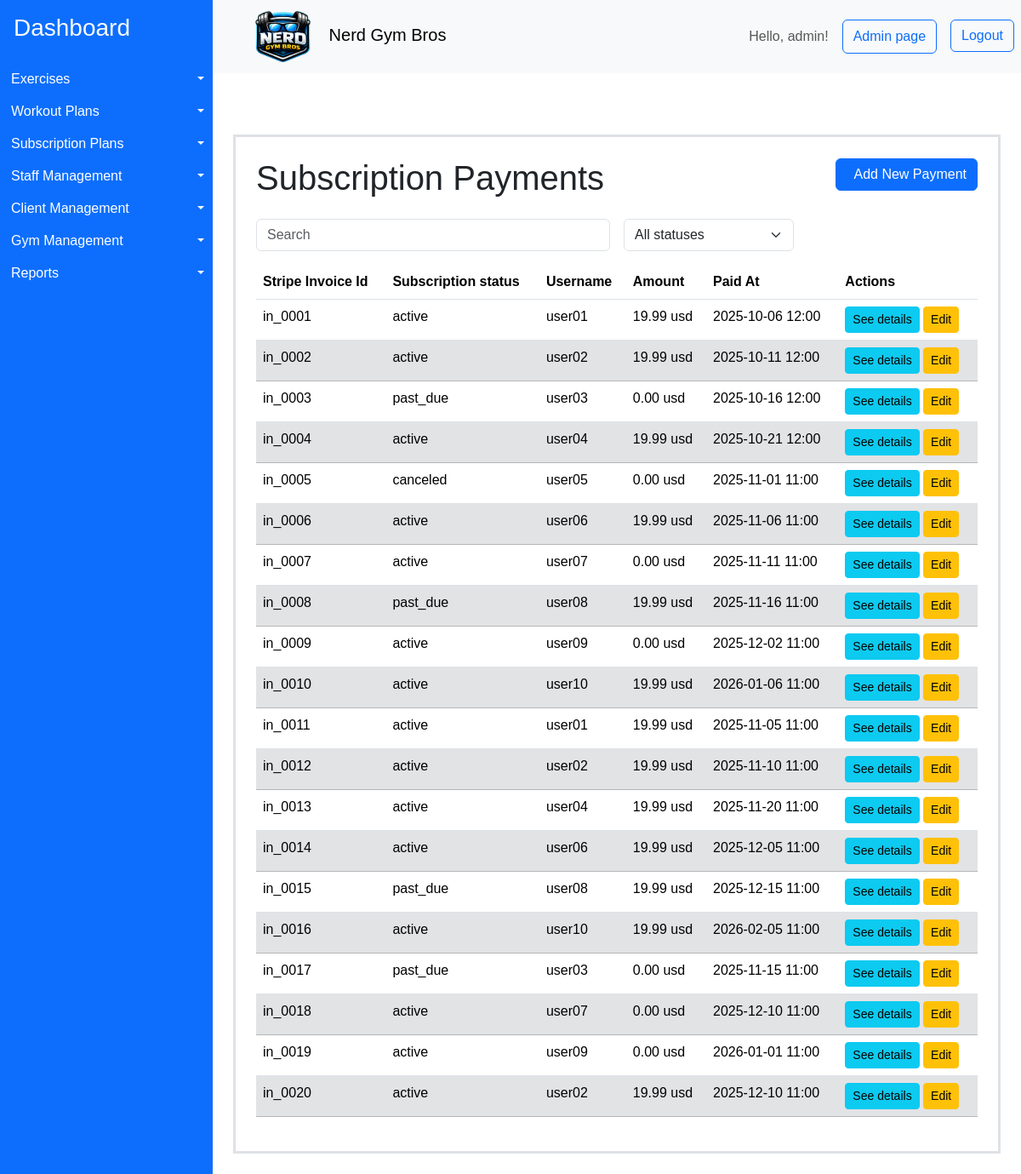
Screenshot of /subscription-payments/ (signed in) with the database file from the repository.
### gymApp/models/subscription.py (models this page shows, shortened)
class SubscriptionPayment(models.Model):
    stripe_invoice_id = models.CharField(max_length=255, unique=True)
    subscription = models.ForeignKey(
        Subscription, null=True, blank=True, on_delete=models.SET_NULL
    )
    amount_paid = models.BigIntegerField()  # in cents
    currency = models.CharField(max_length=10)
    paid_at = models.DateTimeField()
    created_at = models.DateTimeField(auto_now_add=True)
    class Meta:
        indexes = [
            models.Index(fields=["subscription"]),
            models.Index(fields=["paid_at"]),
        ]
    @property
    def amount_paid_major(self):
        return Decimal(self.amount_paid or 0) / Decimal("100")

class Subscription(models.Model):
    STATUS_CHOICES = [
        ("incomplete", "Incomplete"),
        ("active", "Active"),
        ("past_due", "Past due"),
        ("canceled", "Canceled"),
        ("unpaid", "Unpaid"),
    ]
    user = models.ForeignKey(User, on_delete=models.CASCADE)
    stripe_customer_id = models.CharField(max_length=255)
    stripe_subscription_id = models.CharField(max_length=255, unique=True)
    price_id = models.CharField(max_length=255)
    status = models.CharField(max_length=50, choices=STATUS_CHOICES)
    current_period_start = models.DateTimeField(null=True, blank=True)
    current_period_end = models.DateTimeField(null=True, blank=True)
    cancel_at_period_end = models.BooleanField(default=False)
    canceled_at = models.DateTimeField(null=True, blank=True)
    ended_at = models.DateTimeField(null=True, blank=True)
    created_at = models.DateTimeField(auto_now_add=True)
    class Meta:
        indexes = [
            models.Index(fields=["user", "status"]),
            models.Index(fields=["stripe_customer_id"]),
            models.Index(fields=["stripe_subscription_id"]),
            models.Index(fields=["current_period_end"]),
        ]

### gymApp/views/admin_page.py (the view)
class SubscriptionPaymentListView(
    LoginRequiredMixin, PermissionRequiredMixin, ListView
):
    model = SubscriptionPayment
    template_name = "gymApp/subscription_payment/list.html"
    context_object_name = "subscription_payments"
    permission_required = "gymApp.view_subscriptionpayment"
    raise_exception = True

### gymApp/templates/gymApp/subscription_payment/list.html (shortened to what this page needs)
{% extends "gymApp/layout.html" %}
{% load bootstrap_icons %}
{% load static %}
{% block content %}
<div class="container mt-5 p-4 border border-3" >
    <div class="d-flex justify-content-between align-items-center mb-3">
        <h1>Subscription Payments</h1>
        <a href="{% url 'subscription_payment_create' %}" class="btn btn-primary mb-3">
            <span class="ms-2">Add New Payment</span>
        </a>
    </div>
    <div class="row g-3 mb-3">
        <div class="col-md-6">
            <input id="searchInput" type="text" class="form-control" placeholder="Search">
        </div>
        <div class="col-md-3">
            <select id="subscriptionStatusFilter" class="form-select">
                <option value="">All statuses</option>
            </select>
        </div>
    </div>
    <table id="subscriptionPaymentsTable" class="table">
        <thead>
            <tr>
                <th scope="col">Stripe Invoice Id</th>
                <th scope="col">Subscription status</th>
                <th scope="col">Username </th>
                <th scope="col">Amount</th>
                <th scope="col">Paid At</th>
                <th scope="col">Actions</th>
            </tr>
        </thead>
        <tbody>
    {% for payment in subscription_payments %}
            <tr>
                <td class="sub-stripe-invoice-id">{{ payment.stripe_invoice_id }}</td>
                <td class="sub-subscription-status">{{ payment.subscription.status }}</td>
                <td class="sub-username">{{ payment.subscription.user.username }}</td>
                <td class="sub-amount">{{ payment.amount_paid_major|floatformat:2 }} {{ payment.currency }}</td>
                <td class="sub-paid-at">{{ payment.paid_at|date:"Y-m-d H:i" }}</td>
                <td>
                    <a href="{% url 'subscription_payment_detail' payment.pk %}" class="btn btn-info btn-sm">See details</a>
                    <a href="{% url 'subscription_payment_update' payment.pk %}" class="btn btn-warning btn-sm">Edit</a>
                </td>
            </tr>
    {% empty %}
            <tr>
                <td colspan="6">No payments.</td>
            </tr>
    {% endfor %}
        </tbody>
    </table>
</div>
{% endblock %}

### gymApp/templates/gymApp/layout.html (shortened to what this page needs)
{% load bootstrap_icons %}
{% load static %}
<!DOCTYPE html>
<html>
    <head>
        <link href="https://cdn.jsdelivr.net/npm/bootstrap@5.3.8/dist/css/bootstrap.min.css" rel="stylesheet">
        <link rel="stylesheet" href="{% static 'styles/styles.css' %}">
    </head>
    <body>
    <div class="container-fluid layout d-flex flex-row p-0">
      <aside class="sidebar bg-primary" id="sidebar">
        <a class="d-block h3 pt-3 ps-3 link-light link-underline-opacity-0" href="{% url 'home'%}">Dashboard</a>
        <ul class="list-group mt-4" style="white-space: nowrap;" >
          {% if perms.gymApp.view_exercise %}
            <li class="d-flex  btn-group" >
              <a href="{% url 'exercise_list' %}" class="d-block text-start btn btn-primary rounded-0 flex-grow-1 "> {% bs_icon 'person-walking' size='1.25em'  %} Exercises</a>
              <button type="button" class="d-block btn btn-primary rounded-0 dropdown-toggle dropdown-toggle-split flex-grow-0 flex-shrink-0 " data-bs-toggle="dropdown" aria-expanded="false">
              </button>
            </li>
          {% endif %}
          {% if perms.gymApp.view_workoutplan %}
            <li class="d-flex  btn-group">
              <a href="{% url 'workout_plan_list' %}" class="d-block text-start btn btn-primary rounded-0 flex-grow-1 "> {% bs_icon 'list-check' size='1.25em'  %} Workout Plans</a>
              <button type="button" class="d-block btn btn-primary rounded-0 dropdown-toggle dropdown-toggle-split flex-grow-0 flex-shrink-0 " data-bs-toggle="dropdown" aria-expanded="false">
              </button>
            </li>
          {% endif %}
          {% if perms.gymApp.view_subscriptionplan %}
            <li class="d-flex  btn-group">
              <a href="{% url 'subscription_plan_list' %}" class="d-block text-start btn btn-primary rounded-0 flex-grow-1 "> {% bs_icon 'currency-dollar' size='1.25em'  %} Subscription Plans</a>
              <button type="button" class="d-block btn btn-primary rounded-0 dropdown-toggle dropdown-toggle-split flex-grow-0 flex-shrink-0 " data-bs-toggle="dropdown" aria-expanded="false">
              </button>
            </li>
          {% endif %}
          {% if user.is_superuser %}
          <li class="d-flex  btn-group">
            <a href="{% url 'staff_list' %}" class="d-block text-start btn btn-primary rounded-0 flex-grow-1 "> {% bs_icon 'hammer' size='1.25em'  %} Staff Management</a>
            <button type="button" class="d-block btn btn-primary rounded-0 dropdown-toggle dropdown-toggle-split flex-grow-0 flex-shrink-0 " data-bs-toggle="dropdown" aria-expanded="false">
            </button>
          </li>
          {% endif %}
          {% if perms.gymApp.view_clientprofile %}
          <li class="d-flex  btn-group">
            <a href="{% url 'client_list' %}" class="d-block text-start btn btn-primary rounded-0 flex-grow-1 "> {% bs_icon 'people-fill' size='1.25em'  %} Client Management</a>
            <button type="button" class="d-block btn btn-primary rounded-0 dropdown-toggle dropdown-toggle-split flex-grow-0 flex-shrink-0 " data-bs-toggle="dropdown" aria-expanded="false">
            </button>
          </li>
          {% endif %}
          {% if perms.gymApp.view_gym %}
          <li class="d-flex  btn-group">
            <a href="{% url 'gym_list' %}" class="d-block text-start btn btn-primary rounded-0 flex-grow-1 "> {% bs_icon 'houses-fill' size='1.25em'  %} Gym Management</a>
            <button type="button" class="d-block btn btn-primary rounded-0 dropdown-toggle dropdown-toggle-split flex-grow-0 flex-shrink-0 " data-bs-toggle="dropdown" aria-expanded="false">
            </button>
          </li>
          {% endif %}
          <li class="d-flex  btn-group">
            <a href="{% url 'reports' %}" class="d-block text-start btn btn-primary rounded-0 flex-grow-1 "> {% bs_icon 'file-earmark-bar-graph-fill' size='1.25em'  %} Reports</a>
            <button type="button" class="d-block btn btn-primary rounded-0 dropdown-toggle dropdown-toggle-split flex-grow-0 flex-shrink-0 " data-bs-toggle="dropdown" aria-expanded="false">
            </button>
          </li>
        </ul>
      </aside>
      <div class="content container-fluid p-0">
        <nav class="navbar navbar-light bg-light p-2">
          <div class="d-flex align-items-center">
          <button class="btn toggle-btn" id="toggleBtn">{% bs_icon 'list' size='1.75em' color='blue' %}</button>
          <span class="navbar-brand mb-0 h1 ms-3"><img class="me-3" src="{% static 'assets/icons/logo.png' %}" alt="Nerd Gym Bros Logo" style="height: 3em;"> Nerd Gym Bros </span>
          </div>
          <div class="d-flex">
          <span class=" navbar-text me-3"> Hello, {{ user.username }}! </span>
          {% if user.is_superuser %}
            <button class="btn btn-outline-primary me-3" onclick="location.href='{% url 'admin:index' %}'">Admin page</button>
          {% endif %}
          <form method="post" action="{% url 'logout' %}">
              <button type="submit" class="btn btn-outline-primary">Logout</button>
          </form>
          </div>
        </nav>
        <main class='p-4'>
            {% block content %}{% endblock %}
        </main>
      </div>
    </div>
    </body>
</html>

### gymApp/static/styles/styles.css (style rules this page uses)
* { box-sizing: border-box; }
body { box-sizing: border-box; margin: 0; font-family: sans-serif; }
.layout { min-height: 100vh; }
.sidebar { overflow:hidden; transform: translateX(0); min-width: 250px; width: 250px; transition: width .15s ease-in-out; }
.toggle-btn { display: block; }

### rows the page displays
SubscriptionPayment: stripe_invoice_id "in_0001", subscription.status "active", subscription.user.username "user01", amount_paid_major "19.99", currency "usd", paid_at "2025-10-06 12:00"
SubscriptionPayment: stripe_invoice_id "in_0002", subscription.status "active", subscription.user.username "user02", amount_paid_major "19.99", currency "usd", paid_at "2025-10-11 12:00"
SubscriptionPayment: stripe_invoice_id "in_0003", subscription.status "past_due", subscription.user.username "user03", amount_paid_major "0.00", currency "usd", paid_at "2025-10-16 12:00"
SubscriptionPayment: stripe_invoice_id "in_0004", subscription.status "active", subscription.user.username "user04", amount_paid_major "19.99", currency "usd", paid_at "2025-10-21 12:00"
SubscriptionPayment: stripe_invoice_id "in_0005", subscription.status "canceled", subscription.user.username "user05", amount_paid_major "0.00", currency "usd", paid_at "2025-11-01 11:00"
SubscriptionPayment: stripe_invoice_id "in_0006", subscription.status "active", subscription.user.username "user06", amount_paid_major "19.99", currency "usd", paid_at "2025-11-06 11:00"
SubscriptionPayment: stripe_invoice_id "in_0007", subscription.status "active", subscription.user.username "user07", amount_paid_major "0.00", currency "usd", paid_at "2025-11-11 11:00"
SubscriptionPayment: stripe_invoice_id "in_0008", subscription.status "past_due", subscription.user.username "user08", amount_paid_major "19.99", currency "usd", paid_at "2025-11-16 11:00"
SubscriptionPayment: stripe_invoice_id "in_0009", subscription.status "active", subscription.user.username "user09", amount_paid_major "0.00", currency "usd", paid_at "2025-12-02 11:00"
SubscriptionPayment: stripe_invoice_id "in_0010", subscription.status "active", subscription.user.username "user10", amount_paid_major "19.99", currency "usd", paid_at "2026-01-06 11:00"
SubscriptionPayment: stripe_invoice_id "in_0011", subscription.status "active", subscription.user.username "user01", amount_paid_major "19.99", currency "usd", paid_at "2025-11-05 11:00"
SubscriptionPayment: stripe_invoice_id "in_0012", subscription.status "active", subscription.user.username "user02", amount_paid_major "19.99", currency "usd", paid_at "2025-11-10 11:00"
SubscriptionPayment: stripe_invoice_id "in_0013", subscription.status "active", subscription.user.username "user04", amount_paid_major "19.99", currency "usd", paid_at "2025-11-20 11:00"
SubscriptionPayment: stripe_invoice_id "in_0014", subscription.status "active", subscription.user.username "user06", amount_paid_major "19.99", currency "usd", paid_at "2025-12-05 11:00"
SubscriptionPayment: stripe_invoice_id "in_0015", subscription.status "past_due", subscription.user.username "user08", amount_paid_major "19.99", currency "usd", paid_at "2025-12-15 11:00"
SubscriptionPayment: stripe_invoice_id "in_0016", subscription.status "active", subscription.user.username "user10", amount_paid_major "19.99", currency "usd", paid_at "2026-02-05 11:00"
SubscriptionPayment: stripe_invoice_id "in_0017", subscription.status "past_due", subscription.user.username "user03", amount_paid_major "0.00", currency "usd", paid_at "2025-11-15 11:00"
SubscriptionPayment: stripe_invoice_id "in_0018", subscription.status "active", subscription.user.username "user07", amount_paid_major "0.00", currency "usd", paid_at "2025-12-10 11:00"
SubscriptionPayment: stripe_invoice_id "in_0019", subscription.status "active", subscription.user.username "user09", amount_paid_major "0.00", currency "usd", paid_at "2026-01-01 11:00"
SubscriptionPayment: stripe_invoice_id "in_0020", subscription.status "active", subscription.user.username "user02", amount_paid_major "19.99", currency "usd", paid_at "2025-12-10 11:00"

### other values shown
{{ user.username }} "admin"
